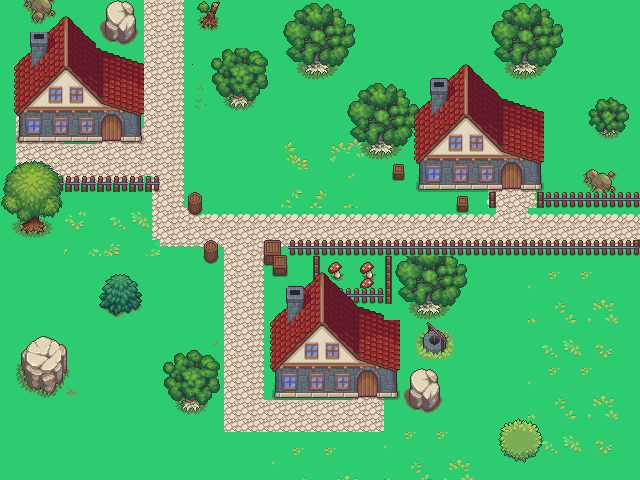

A level layout from a 2D game, rendered from its tile map. Below: a short description, then the map file with tile-grid data replaced by summaries:
An orthogonal 40x30 tile map with 16x16 px tiles, 4 tile layers (Tile Layer 1, Tile Layer 2, Tile Layer 3, Tile Layer 4), 4 tilesets.

<map version="1.10" tiledversion="1.12.2" orientation="orthogonal" renderorder="right-down" width="40" height="30" tilewidth="16" tileheight="16" infinite="0" nextlayerid="5" nextobjectid="1">
 <tileset firstgid="1" name="tanah" tilewidth="16" tileheight="16" tilecount="96" columns="8">
  <image source="Pohon/tanah/tileGrass.png" width="128" height="200" />
 </tileset>
 <tileset firstgid="97" name="house" tilewidth="16" tileheight="16" tilecount="170" columns="10">
  <image source="PNG/house_details.png" width="160" height="272" />
 </tileset>
 <tileset firstgid="267" name="exterior" tilewidth="16" tileheight="16" tilecount="750" columns="15">
  <image source="PNG/exterior.png" width="240" height="800" />
 </tileset>
 <tileset firstgid="1017" name="ground_grass_details" tilewidth="16" tileheight="16" tilecount="378" columns="21">
  <image source="PNG/ground_grass_details.png" width="336" height="288" />
 </tileset>
 <layer id="1" name="Tile Layer 1" width="40" height="30">
  <data>[1200 cells, 1200 non-empty, 5 distinct tile ids]</data>
 </layer>
 <layer id="2" name="Tile Layer 2" width="40" height="30">
  <data>[1200 cells, 1199 non-empty, 111 distinct tile ids]</data>
 </layer>
 <layer id="3" name="Tile Layer 3" width="40" height="30">
  <data>[1200 cells, 521 non-empty, 266 distinct tile ids]</data>
 </layer>
 <layer id="4" name="Tile Layer 4" width="40" height="30">
  <data>[1200 cells, 11 non-empty, 6 distinct tile ids]</data>
 </layer>
</map>
